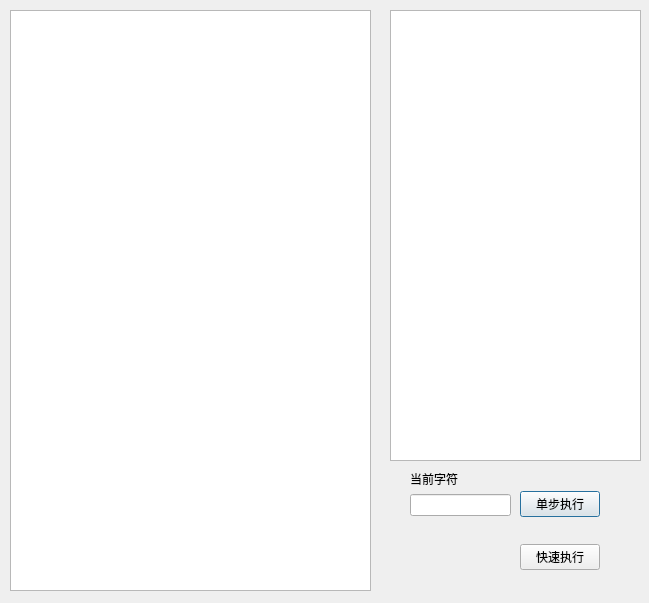
<?xml version="1.0" encoding="UTF-8"?>
<ui version="4.0">
 <class>tj_lexical</class>
 <widget class="QDialog" name="tj_lexical">
  <property name="enabled">
   <bool>true</bool>
  </property>
  <property name="geometry">
   <rect>
    <x>0</x>
    <y>0</y>
    <width>649</width>
    <height>603</height>
   </rect>
  </property>
  <property name="sizePolicy">
   <sizepolicy hsizetype="Fixed" vsizetype="Fixed">
    <horstretch>0</horstretch>
    <verstretch>0</verstretch>
   </sizepolicy>
  </property>
  <property name="windowTitle">
   <string>词法分析</string>
  </property>
  <widget class="QTextBrowser" name="fileDisplayBrowser">
   <property name="geometry">
    <rect>
     <x>10</x>
     <y>10</y>
     <width>361</width>
     <height>581</height>
    </rect>
   </property>
   <property name="sizePolicy">
    <sizepolicy hsizetype="Expanding" vsizetype="Preferred">
     <horstretch>0</horstretch>
     <verstretch>0</verstretch>
    </sizepolicy>
   </property>
  </widget>
  <widget class="QWidget" name="verticalLayoutWidget">
   <property name="geometry">
    <rect>
     <x>520</x>
     <y>470</y>
     <width>95</width>
     <height>122</height>
    </rect>
   </property>
   <layout class="QVBoxLayout" name="verticalLayout">
    <item>
     <widget class="QPushButton" name="oneStep">
      <property name="sizePolicy">
       <sizepolicy hsizetype="Fixed" vsizetype="Fixed">
        <horstretch>0</horstretch>
        <verstretch>0</verstretch>
       </sizepolicy>
      </property>
      <property name="text">
       <string>单步执行</string>
      </property>
     </widget>
    </item>
    <item>
     <widget class="QPushButton" name="toEnd">
      <property name="sizePolicy">
       <sizepolicy hsizetype="Fixed" vsizetype="Fixed">
        <horstretch>0</horstretch>
        <verstretch>0</verstretch>
       </sizepolicy>
      </property>
      <property name="text">
       <string>快速执行</string>
      </property>
     </widget>
    </item>
   </layout>
  </widget>
  <widget class="QTableView" name="lex">
   <property name="geometry">
    <rect>
     <x>390</x>
     <y>10</y>
     <width>251</width>
     <height>451</height>
    </rect>
   </property>
   <property name="sizePolicy">
    <sizepolicy hsizetype="Fixed" vsizetype="Fixed">
     <horstretch>0</horstretch>
     <verstretch>0</verstretch>
    </sizepolicy>
   </property>
  </widget>
  <widget class="QWidget" name="verticalLayoutWidget_2">
   <property name="geometry">
    <rect>
     <x>410</x>
     <y>470</y>
     <width>101</width>
     <height>121</height>
    </rect>
   </property>
   <layout class="QVBoxLayout" name="verticalLayout_2">
    <item>
     <widget class="QLabel" name="label">
      <property name="sizePolicy">
       <sizepolicy hsizetype="Fixed" vsizetype="Fixed">
        <horstretch>0</horstretch>
        <verstretch>0</verstretch>
       </sizepolicy>
      </property>
      <property name="text">
       <string>当前字符</string>
      </property>
     </widget>
    </item>
    <item>
     <widget class="QLineEdit" name="lineEdit">
      <property name="sizePolicy">
       <sizepolicy hsizetype="Preferred" vsizetype="Fixed">
        <horstretch>0</horstretch>
        <verstretch>0</verstretch>
       </sizepolicy>
      </property>
     </widget>
    </item>
    <item>
     <spacer name="verticalSpacer">
      <property name="orientation">
       <enum>Qt::Vertical</enum>
      </property>
      <property name="sizeHint" stdset="0">
       <size>
        <width>20</width>
        <height>40</height>
       </size>
      </property>
     </spacer>
    </item>
   </layout>
  </widget>
 </widget>
 <resources/>
 <connections/>
</ui>
